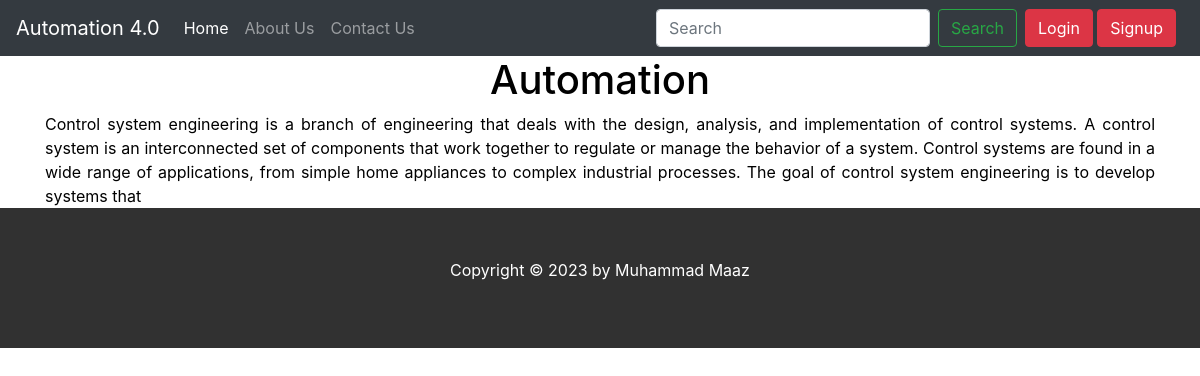
The app's page /post/controlsystemengineering with its own data.
### home/models.py (models this page shows, shortened)
class BlogPost(models.Model):
    title = models.CharField(max_length=200)
    img_url=models.URLField()
    content = models.TextField()
    content1 = RichTextField()
    URL= models.TextField(max_length=130)
    created_at = models.DateTimeField(auto_now_add=True)
    updated_at = models.DateTimeField(auto_now=True)

### home/views.py (the view)
# urls.py: path('post/<str:URL>', views.edit_blog_post, name='post_detail'),
def edit_blog_post(request, URL):
          post = BlogPost.objects.get(URL=URL)
          context = {'post': post}
          return render(request, 'add_post.html', context)

### templates/add_post.html (shortened to what this page needs)
<!DOCTYPE html>
<html lang="en">
  <head>
    <link
      rel="stylesheet"
      href="https://cdn.jsdelivr.net/npm/bootstrap@4.3.1/dist/css/bootstrap.min.css"
    />
  </head>
<body>
<div>
  {% include 'login.html' %}
  </div>
  <header>
    <div class="container text-justify text-center">
          <h1 class="text-center">{{post.title}}</h1>
      </div>
  </header>
<div class="container text-justify">
  <div class="row">
    <div class="col-md-12 col-sm-12 col-lg-12">
      {{ post.content1|safe }}
  </div>
</div>
</div>
<footer class="container-fluid text-center" style="background-color: #313131; padding: 50px;">
  <p style =color:#fff;>Copyright &copy; 2023 by  Muhammad Maaz</p>
</footer>
  </body>
  </html>

### templates/add_post.html (style rules this page uses)
body { color: #000000; }
h1, h2, h3, h4, h5, h6 { color: #000000; }

### records on screen
BlogPost: title "Automation", content1 "Control system engineering is a branch of engineering that deals with the design, analysis, and implementation of control systems. A control system is an interconnected set of components that work together to regulate or manage the behavior of a system. Control systems are found in a wide range of applications, from simple home appliances to complex industrial processes. The goal of control system engineering is to develop systems that"
